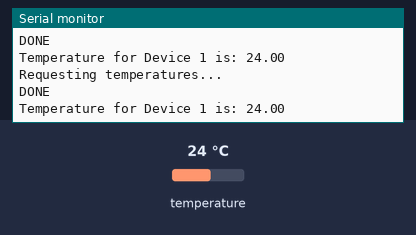
Recording of a sketch running on a simulated Arduino Uno, built with avr-gcc and run on an emulated ATmega328P. Shown: the last lines printed to the serial monitor. The inputs (shaded band) are chosen by the test bench; at power-on: temperature 24 °C.

Above: at 5.3 s.
5.4 s: temperature set to 12 °C
At 8.2 s:
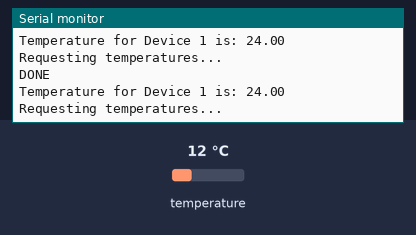
10.2 s: temperature set to 19 °C
At 12.6 s:
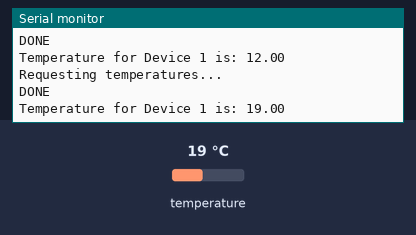
Timing chart, 0 to 14.1 s (numbered marks = the images above; inputs shaded):
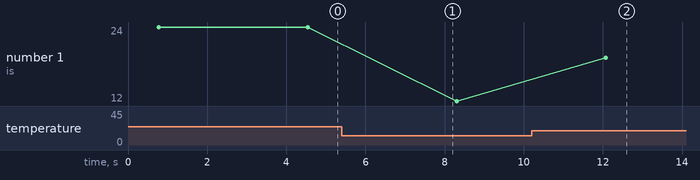

Measured:
- after the input at 10.2 s, the serial monitor: prints a new line after 1.9 s (image 2)
- plotted number 1: 24 → 12 after the input at 5.4 s, 12 → 19 after the input at 10.2 s

The sketch:

ky-001-test.ino
```cpp
/* ========================================================================== */
/*                                                                            */
/*   ky-001-test.ino                                                           */
/*   (c) 2012 Author                                                          */
/*                                                                            */
/*   Description                                                              */
/*                                                                            */
/* ========================================================================== */

#include "OneWire.h"
#include "DallasTemperature.h"

// Провод данных подключен к контакту 2 на Arduino
#define ONE_WIRE_BUS 2
// Настройка экземпляра OneWire для связи с любыми устройствами OneWire (не только с микросхемами Maxim/Dallas temperature)
OneWire oneWire(ONE_WIRE_BUS);
// Передача ссылки экземпляра  OneWire для создания экземпляра DallasTemperature.
DallasTemperature sensors(&oneWire);
void setup(void)
{
  // Запуск последовательного порта
  Serial.begin(9600);
  Serial.println("Dallas Temperature IC Control Library Demo");
  // Инициализация библиотеки DallasTemperature
  sensors.begin();
}
void loop(void)
{
  // вызвать sensors.requestTemperatures() для отправки глобального запроса температуры всем устройствам на шине
  Serial.println("Requesting temperatures...");
  sensors.requestTemperatures(); // Отправка команды для получения температуры
  Serial.println("DONE");
  Serial.print("Temperature for Device 1 is: ");
  Serial.println(sensors.getTempCByIndex(0)); //На одной шине может быть несколько устройств. 0 относится к первому устройству на проводе
  delay(3000);
}
```
